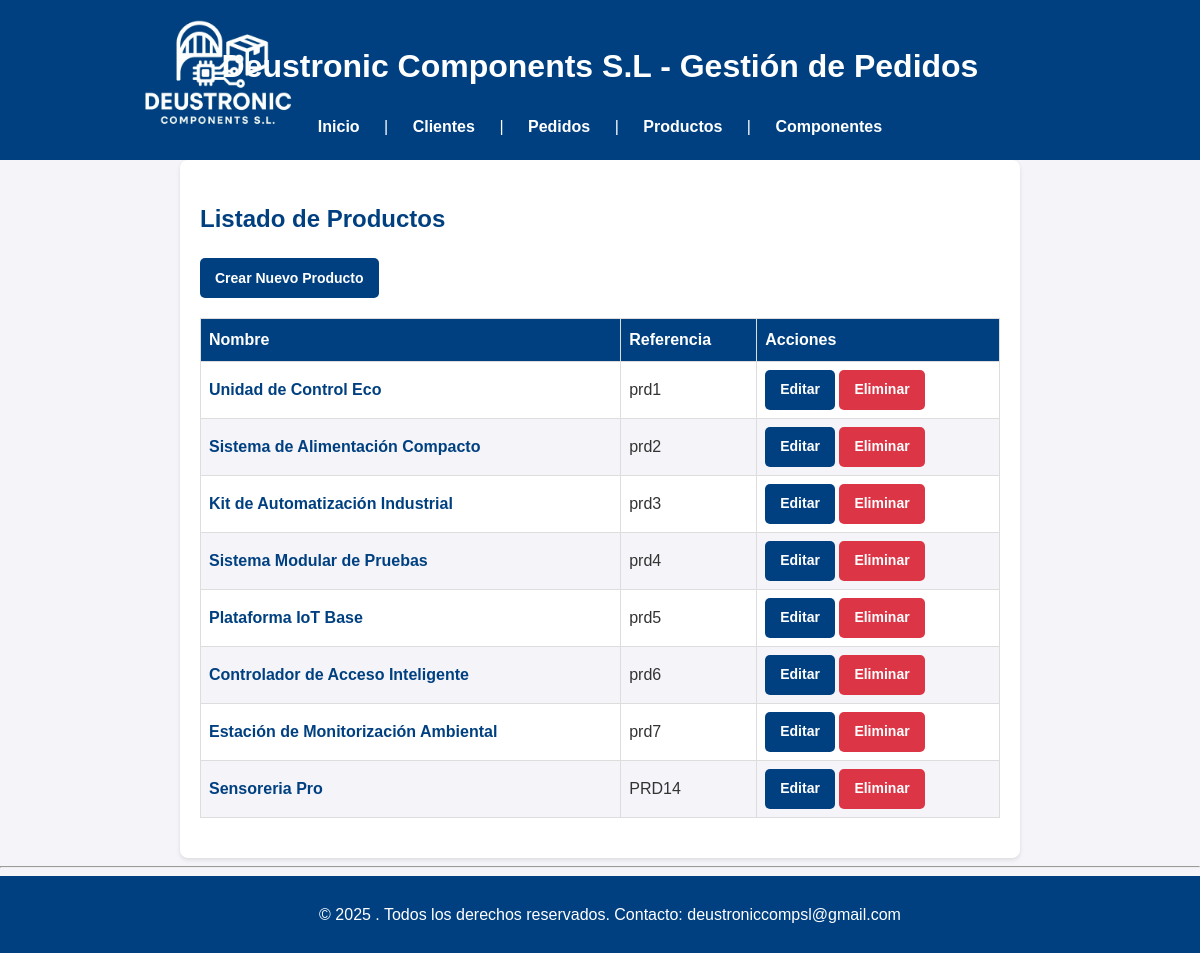
Page /productos/ on the earlier database version.
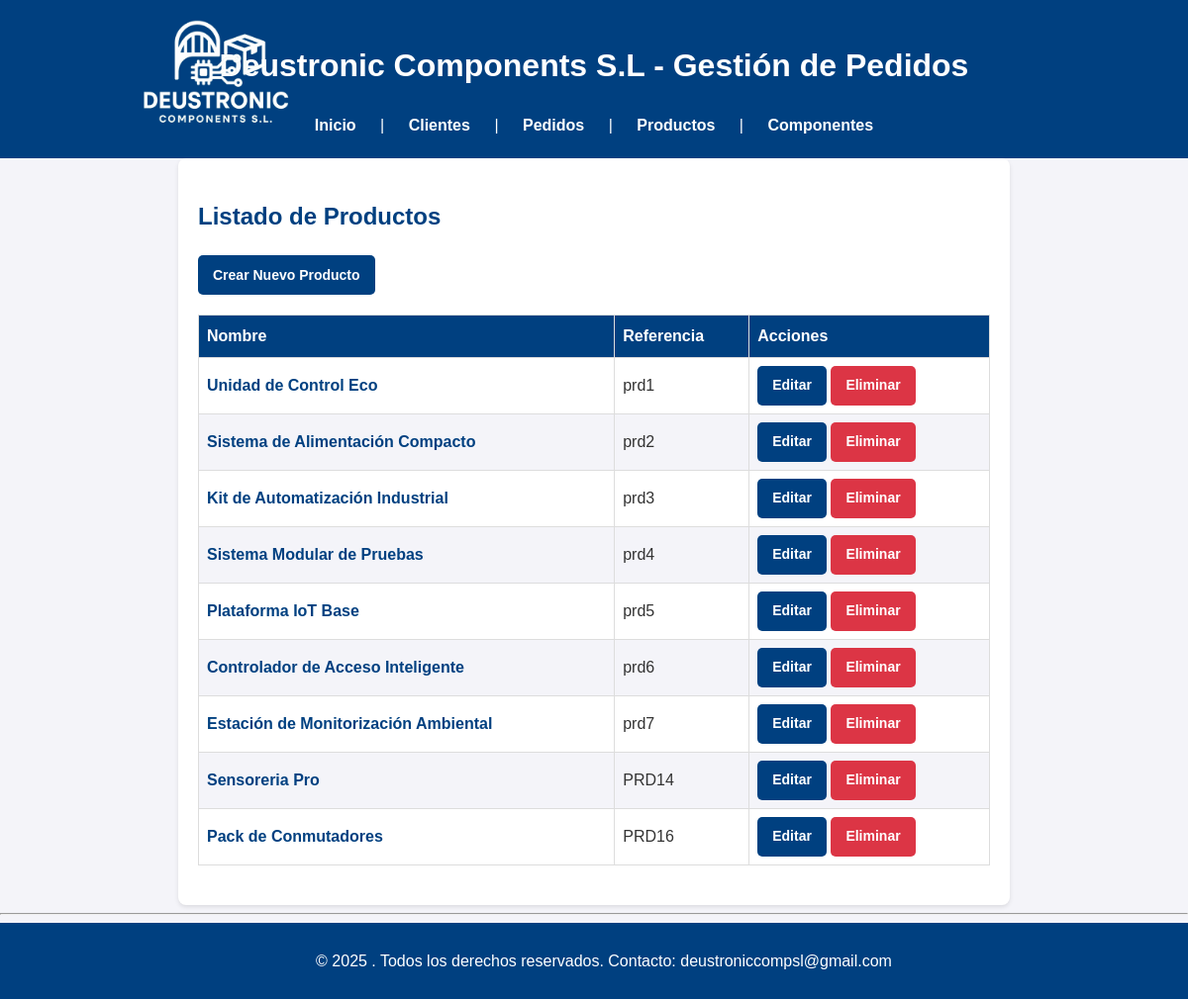
Same page on the later database version.
### appEntrega/models.py (models this page shows, shortened)
class Producto(models.Model):
    referencia = models.CharField(max_length=50, unique=True)
    nombre = models.CharField(max_length=100)
    descripcion = models.TextField()
    categoria = models.CharField(max_length=100)
    componentes = models.ManyToManyField(Componente, related_name='productos')

### appEntrega/views.py (the view)
# urls.py: path("productos/", ProductoListView.as_view(), name="producto_listado"),
class ProductoListView(ListView):
    model = Producto
    template_name = 'producto_listado.html'
    context_object_name = 'productos'

### appEntrega/templates/producto_listado.html (shortened to what this page needs)
{% extends "base.html" %}
{% block content %}
<h2>Listado de Productos</h2>
<a href="{% url 'producto_crear' %}" class="button">Crear Nuevo Producto</a>
<table>
    <thead>
        <tr>
            <th>Nombre</th>
            <th>Referencia</th>
            <th>Acciones</th>
        </tr>
    </thead>
    <tbody>
        {% for producto in productos %}
        <tr>
            <td><a href="{% url 'producto_detalle' producto.id %}" class="detalle_link">{{ producto.nombre }}</a></td>
            <td>{{ producto.referencia }}</td>
            <td>
                <a href="{% url 'producto_editar' producto.id %}" class="button">Editar</a>
                <a href="{% url 'producto_eliminar' producto.id %}" class="btn-eliminar">Eliminar</a>
            </td>
        </tr>
        {% empty %}
        <tr>
            <td colspan="4">No hay productos registrados.</td>
        </tr>
        {% endfor %}
    </tbody>
</table>
{% endblock %}

Differences in the rows shown:
added Producto: nombre "Pack de Conmutadores", referencia "PRD16"
